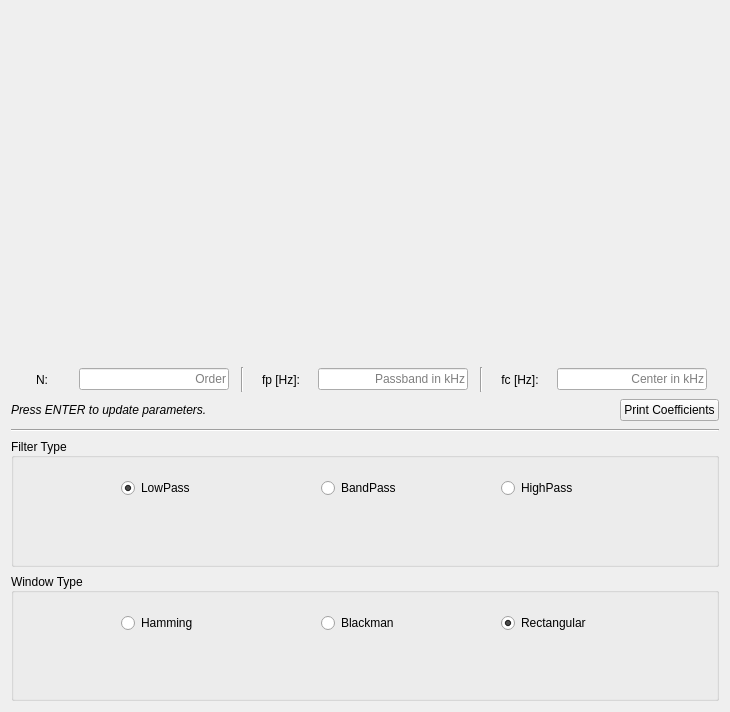
<?xml version="1.0" encoding="UTF-8"?>
<ui version="4.0">
 <class>FirTuner</class>
 <widget class="QWidget" name="FirTuner">
  <property name="geometry">
   <rect>
    <x>0</x>
    <y>0</y>
    <width>730</width>
    <height>712</height>
   </rect>
  </property>
  <property name="sizePolicy">
   <sizepolicy hsizetype="Fixed" vsizetype="Fixed">
    <horstretch>0</horstretch>
    <verstretch>0</verstretch>
   </sizepolicy>
  </property>
  <property name="minimumSize">
   <size>
    <width>730</width>
    <height>700</height>
   </size>
  </property>
  <property name="focusPolicy">
   <enum>Qt::ClickFocus</enum>
  </property>
  <property name="windowTitle">
   <string>FirTunerWidget</string>
  </property>
  <layout class="QGridLayout" name="gridLayout">
   <item row="0" column="1">
    <layout class="QVBoxLayout" name="verticalLayout">
     <item>
      <widget class="QWidget" name="widget_mpl" native="true">
       <property name="sizePolicy">
        <sizepolicy hsizetype="Minimum" vsizetype="Minimum">
         <horstretch>0</horstretch>
         <verstretch>0</verstretch>
        </sizepolicy>
       </property>
       <property name="minimumSize">
        <size>
         <width>500</width>
         <height>350</height>
        </size>
       </property>
       <property name="layoutDirection">
        <enum>Qt::LeftToRight</enum>
       </property>
       <layout class="QGridLayout" name="gridLayout_2">
        <property name="leftMargin">
         <number>0</number>
        </property>
        <property name="topMargin">
         <number>0</number>
        </property>
        <property name="rightMargin">
         <number>0</number>
        </property>
        <property name="bottomMargin">
         <number>0</number>
        </property>
        <item row="0" column="0">
         <layout class="QVBoxLayout" name="layout_mpl">
          <property name="spacing">
           <number>0</number>
          </property>
          <property name="sizeConstraint">
           <enum>QLayout::SetFixedSize</enum>
          </property>
         </layout>
        </item>
       </layout>
      </widget>
     </item>
     <item>
      <layout class="QVBoxLayout" name="verticalLayout_2">
       <item>
        <layout class="QHBoxLayout" name="horizontalLayout">
         <item>
          <widget class="QLabel" name="label_2">
           <property name="sizePolicy">
            <sizepolicy hsizetype="Fixed" vsizetype="Preferred">
             <horstretch>0</horstretch>
             <verstretch>0</verstretch>
            </sizepolicy>
           </property>
           <property name="minimumSize">
            <size>
             <width>50</width>
             <height>25</height>
            </size>
           </property>
           <property name="text">
            <string>N:</string>
           </property>
           <property name="alignment">
            <set>Qt::AlignCenter</set>
           </property>
          </widget>
         </item>
         <item>
          <widget class="QLineEdit" name="lineEdit_n">
           <property name="sizePolicy">
            <sizepolicy hsizetype="Fixed" vsizetype="Fixed">
             <horstretch>0</horstretch>
             <verstretch>0</verstretch>
            </sizepolicy>
           </property>
           <property name="minimumSize">
            <size>
             <width>150</width>
             <height>20</height>
            </size>
           </property>
           <property name="alignment">
            <set>Qt::AlignRight|Qt::AlignTrailing|Qt::AlignVCenter</set>
           </property>
           <property name="placeholderText">
            <string>Order</string>
           </property>
          </widget>
         </item>
         <item>
          <widget class="Line" name="line">
           <property name="orientation">
            <enum>Qt::Vertical</enum>
           </property>
          </widget>
         </item>
         <item>
          <widget class="QLabel" name="label_3">
           <property name="sizePolicy">
            <sizepolicy hsizetype="Fixed" vsizetype="Preferred">
             <horstretch>0</horstretch>
             <verstretch>0</verstretch>
            </sizepolicy>
           </property>
           <property name="minimumSize">
            <size>
             <width>50</width>
             <height>25</height>
            </size>
           </property>
           <property name="text">
            <string>fp [Hz]:</string>
           </property>
           <property name="alignment">
            <set>Qt::AlignCenter</set>
           </property>
          </widget>
         </item>
         <item>
          <widget class="QLineEdit" name="lineEdit_fp">
           <property name="sizePolicy">
            <sizepolicy hsizetype="Fixed" vsizetype="Fixed">
             <horstretch>0</horstretch>
             <verstretch>0</verstretch>
            </sizepolicy>
           </property>
           <property name="minimumSize">
            <size>
             <width>150</width>
             <height>20</height>
            </size>
           </property>
           <property name="alignment">
            <set>Qt::AlignRight|Qt::AlignTrailing|Qt::AlignVCenter</set>
           </property>
           <property name="placeholderText">
            <string>Passband in kHz</string>
           </property>
          </widget>
         </item>
         <item>
          <widget class="Line" name="line_2">
           <property name="orientation">
            <enum>Qt::Vertical</enum>
           </property>
          </widget>
         </item>
         <item>
          <widget class="QLabel" name="label">
           <property name="sizePolicy">
            <sizepolicy hsizetype="Fixed" vsizetype="Preferred">
             <horstretch>0</horstretch>
             <verstretch>0</verstretch>
            </sizepolicy>
           </property>
           <property name="minimumSize">
            <size>
             <width>50</width>
             <height>25</height>
            </size>
           </property>
           <property name="text">
            <string>fc [Hz]:</string>
           </property>
           <property name="alignment">
            <set>Qt::AlignCenter</set>
           </property>
          </widget>
         </item>
         <item>
          <widget class="QLineEdit" name="lineEdit_fc">
           <property name="sizePolicy">
            <sizepolicy hsizetype="Fixed" vsizetype="Fixed">
             <horstretch>0</horstretch>
             <verstretch>0</verstretch>
            </sizepolicy>
           </property>
           <property name="minimumSize">
            <size>
             <width>150</width>
             <height>20</height>
            </size>
           </property>
           <property name="alignment">
            <set>Qt::AlignRight|Qt::AlignTrailing|Qt::AlignVCenter</set>
           </property>
           <property name="placeholderText">
            <string>Center in kHz</string>
           </property>
          </widget>
         </item>
        </layout>
       </item>
       <item>
        <layout class="QHBoxLayout" name="horizontalLayout_3">
         <item>
          <widget class="QLabel" name="label_4">
           <property name="sizePolicy">
            <sizepolicy hsizetype="Preferred" vsizetype="Fixed">
             <horstretch>0</horstretch>
             <verstretch>0</verstretch>
            </sizepolicy>
           </property>
           <property name="minimumSize">
            <size>
             <width>0</width>
             <height>25</height>
            </size>
           </property>
           <property name="text">
            <string>&lt;html&gt;&lt;head/&gt;&lt;body&gt;&lt;p&gt;&lt;span style=&quot; font-style:italic;&quot;&gt;Press ENTER to update parameters.&lt;/span&gt;&lt;/p&gt;&lt;/body&gt;&lt;/html&gt;</string>
           </property>
           <property name="textFormat">
            <enum>Qt::AutoText</enum>
           </property>
          </widget>
         </item>
         <item>
          <widget class="QPushButton" name="button_printCoefficients">
           <property name="sizePolicy">
            <sizepolicy hsizetype="Fixed" vsizetype="Fixed">
             <horstretch>0</horstretch>
             <verstretch>0</verstretch>
            </sizepolicy>
           </property>
           <property name="text">
            <string>Print Coefficients</string>
           </property>
          </widget>
         </item>
        </layout>
       </item>
       <item>
        <widget class="Line" name="line_3">
         <property name="orientation">
          <enum>Qt::Horizontal</enum>
         </property>
        </widget>
       </item>
       <item>
        <layout class="QHBoxLayout" name="horizontalLayout_6">
         <item>
          <widget class="QGroupBox" name="groupBox_filterType">
           <property name="sizePolicy">
            <sizepolicy hsizetype="Preferred" vsizetype="Minimum">
             <horstretch>0</horstretch>
             <verstretch>0</verstretch>
            </sizepolicy>
           </property>
           <property name="minimumSize">
            <size>
             <width>0</width>
             <height>75</height>
            </size>
           </property>
           <property name="layoutDirection">
            <enum>Qt::LeftToRight</enum>
           </property>
           <property name="title">
            <string>Filter Type</string>
           </property>
           <property name="alignment">
            <set>Qt::AlignLeading|Qt::AlignLeft|Qt::AlignVCenter</set>
           </property>
           <property name="flat">
            <bool>false</bool>
           </property>
           <property name="checkable">
            <bool>false</bool>
           </property>
           <widget class="QRadioButton" name="radioButton_lowpass">
            <property name="geometry">
             <rect>
              <x>110</x>
              <y>40</y>
              <width>100</width>
              <height>20</height>
             </rect>
            </property>
            <property name="minimumSize">
             <size>
              <width>0</width>
              <height>10</height>
             </size>
            </property>
            <property name="text">
             <string>LowPass</string>
            </property>
            <property name="checkable">
             <bool>true</bool>
            </property>
            <property name="checked">
             <bool>true</bool>
            </property>
           </widget>
           <widget class="QRadioButton" name="radioButton_bandpass">
            <property name="geometry">
             <rect>
              <x>310</x>
              <y>40</y>
              <width>100</width>
              <height>20</height>
             </rect>
            </property>
            <property name="minimumSize">
             <size>
              <width>0</width>
              <height>10</height>
             </size>
            </property>
            <property name="text">
             <string>BandPass</string>
            </property>
            <property name="checked">
             <bool>false</bool>
            </property>
           </widget>
           <widget class="QRadioButton" name="radioButton_highpass">
            <property name="geometry">
             <rect>
              <x>490</x>
              <y>40</y>
              <width>100</width>
              <height>20</height>
             </rect>
            </property>
            <property name="minimumSize">
             <size>
              <width>0</width>
              <height>10</height>
             </size>
            </property>
            <property name="text">
             <string>HighPass</string>
            </property>
           </widget>
           <zorder>radioButton_lowpass</zorder>
           <zorder>radioButton_bandpass</zorder>
           <zorder>radioButton_highpass</zorder>
           <zorder></zorder>
          </widget>
         </item>
        </layout>
       </item>
       <item>
        <layout class="QHBoxLayout" name="horizontalLayout_2">
         <item>
          <widget class="QGroupBox" name="groupBox_windowType">
           <property name="sizePolicy">
            <sizepolicy hsizetype="Preferred" vsizetype="Minimum">
             <horstretch>0</horstretch>
             <verstretch>0</verstretch>
            </sizepolicy>
           </property>
           <property name="minimumSize">
            <size>
             <width>0</width>
             <height>75</height>
            </size>
           </property>
           <property name="title">
            <string>Window Type</string>
           </property>
           <property name="alignment">
            <set>Qt::AlignLeading|Qt::AlignLeft|Qt::AlignVCenter</set>
           </property>
           <property name="flat">
            <bool>false</bool>
           </property>
           <widget class="QRadioButton" name="radioButton_hamming">
            <property name="geometry">
             <rect>
              <x>110</x>
              <y>40</y>
              <width>100</width>
              <height>20</height>
             </rect>
            </property>
            <property name="minimumSize">
             <size>
              <width>0</width>
              <height>10</height>
             </size>
            </property>
            <property name="text">
             <string>Hamming</string>
            </property>
           </widget>
           <widget class="QRadioButton" name="radioButton_blackman">
            <property name="geometry">
             <rect>
              <x>310</x>
              <y>40</y>
              <width>100</width>
              <height>20</height>
             </rect>
            </property>
            <property name="minimumSize">
             <size>
              <width>0</width>
              <height>10</height>
             </size>
            </property>
            <property name="text">
             <string>Blackman</string>
            </property>
           </widget>
           <widget class="QRadioButton" name="radioButton_rectangular">
            <property name="geometry">
             <rect>
              <x>490</x>
              <y>40</y>
              <width>100</width>
              <height>20</height>
             </rect>
            </property>
            <property name="minimumSize">
             <size>
              <width>0</width>
              <height>10</height>
             </size>
            </property>
            <property name="text">
             <string>Rectangular</string>
            </property>
            <property name="checked">
             <bool>true</bool>
            </property>
           </widget>
          </widget>
         </item>
        </layout>
       </item>
      </layout>
     </item>
    </layout>
   </item>
  </layout>
 </widget>
 <resources/>
 <connections/>
</ui>
